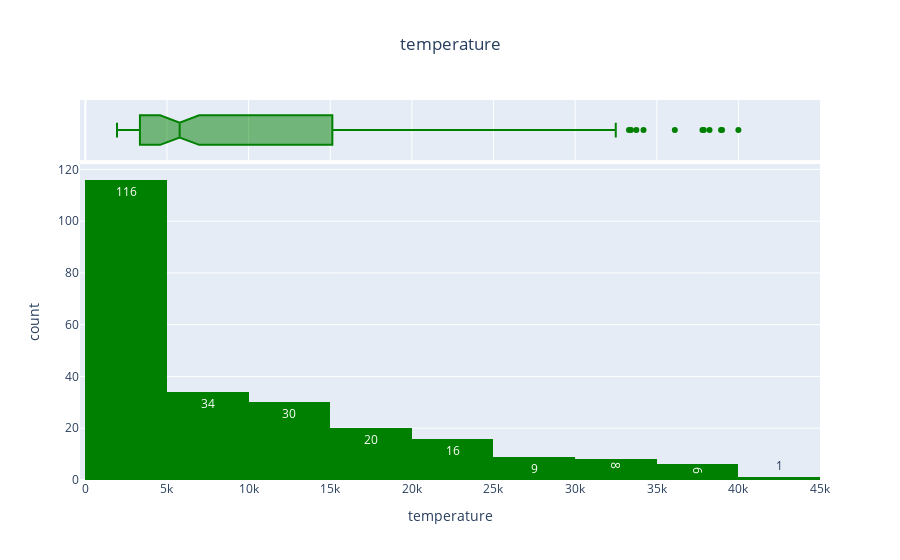
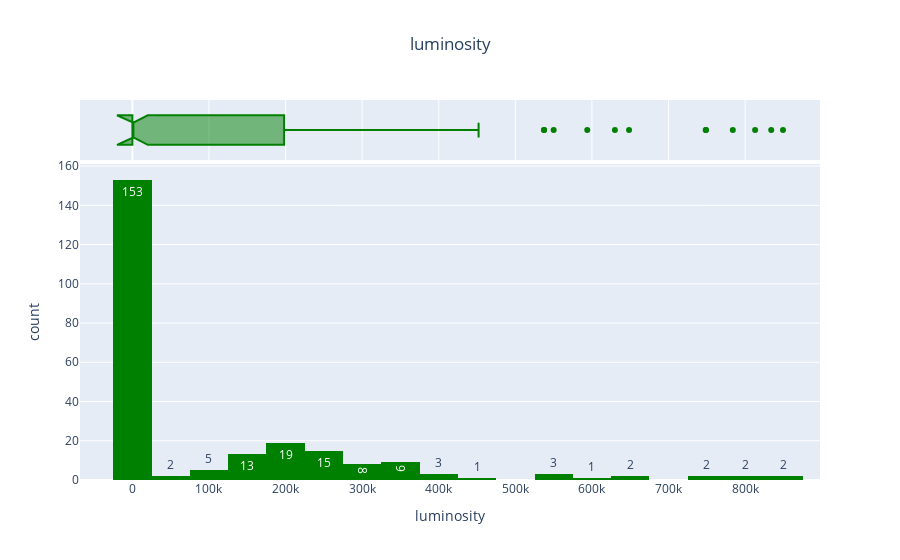
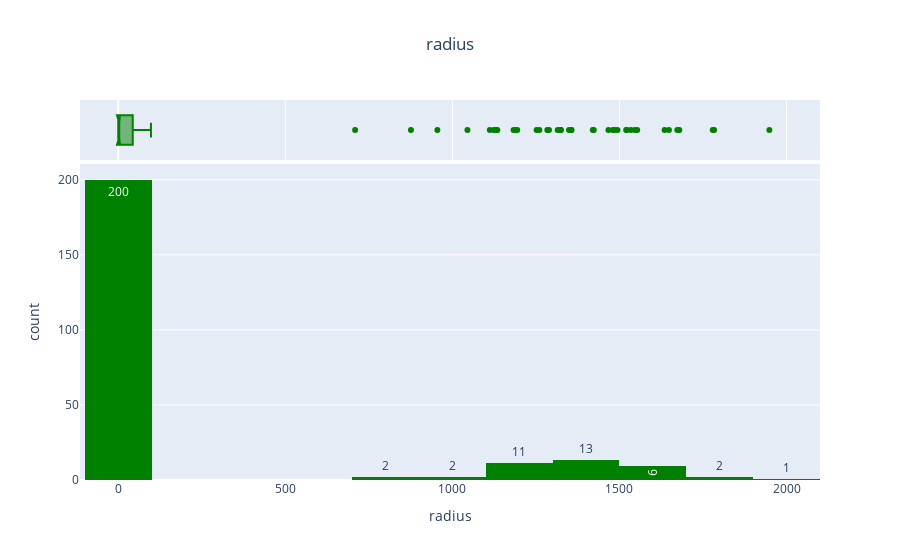
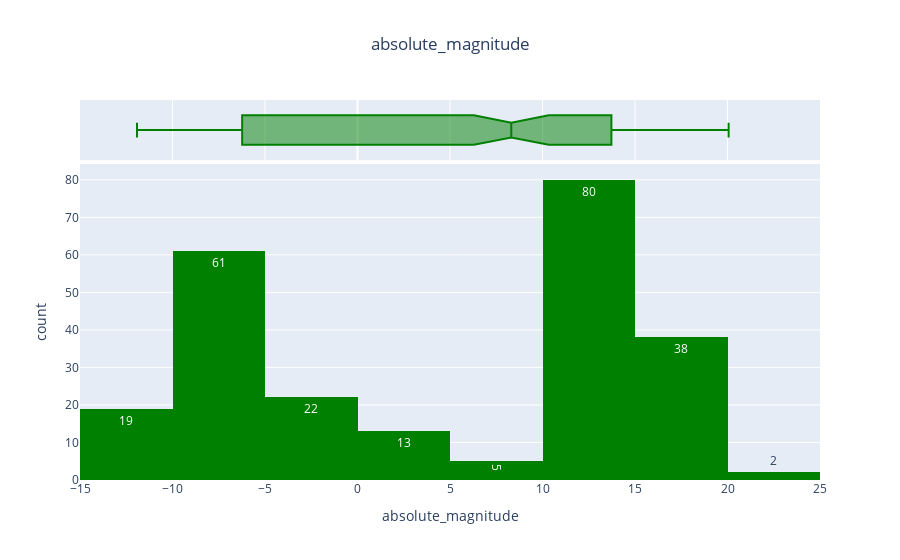

The cell these charts' notebook holds for them, in order:
### Code cell
for i in df.columns:
    print()
    fig=px.histogram(df,i,title=f'{i}',color_discrete_sequence=['green'],marginal='box',text_auto=True)
    fig.update_layout(title_x=0.5)
    fig.show()
    print("-------------------------------------------------------------------------------")

### Figure 1 — Plotly figure (JSON) as saved in the notebook; plotly's stock layout.template omitted (floating-point values rounded to 4 significant figures; data arrays with more than 128 entries replaced by an {"elided": "..."} marker saying what was removed)
{"data": [{"alignmentgroup": "True", "bingroup": "x", "hovertemplate": "temperature=%{x}<br>count=%{y}<extra></extra>", "legendgroup": "", "marker": {"color": "green", "pattern": {"shape": ""}}, "name": "", "offsetgroup": "", "orientation": "v", "showlegend": false, "texttemplate": "%{value}", "type": "histogram", "x": {"elided": "240 int values"}, "xaxis": "x", "yaxis": "y"}, {"alignmentgroup": "True", "hovertemplate": "temperature=%{x}<extra></extra>", "legendgroup": "", "marker": {"color": "green"}, "name": "", "notched": true, "offsetgroup": "", "showlegend": false, "type": "box", "x": {"elided": "240 int values"}, "xaxis": "x2", "yaxis": "y2"}], "layout": {"barmode": "relative", "legend": {"tracegroupgap": 0}, "title": {"text": "temperature", "x": 0.5}, "xaxis": {"anchor": "y", "domain": [0, 1], "title": {"text": "temperature"}}, "xaxis2": {"anchor": "y2", "domain": [0, 1], "matches": "x", "showgrid": true, "showticklabels": false}, "yaxis": {"anchor": "x", "domain": [0, 0.8316], "title": {"text": "count"}}, "yaxis2": {"anchor": "x2", "domain": [0.8416, 1], "matches": "y2", "showgrid": false, "showline": false, "showticklabels": false, "ticks": ""}}}

### Figure 2 — Plotly figure (JSON) as saved in the notebook; plotly's stock layout.template omitted (floating-point values rounded to 4 significant figures; data arrays with more than 128 entries replaced by an {"elided": "..."} marker saying what was removed)
{"data": [{"alignmentgroup": "True", "bingroup": "x", "hovertemplate": "luminosity=%{x}<br>count=%{y}<extra></extra>", "legendgroup": "", "marker": {"color": "green", "pattern": {"shape": ""}}, "name": "", "offsetgroup": "", "orientation": "v", "showlegend": false, "texttemplate": "%{value}", "type": "histogram", "x": {"elided": "240 float values"}, "xaxis": "x", "yaxis": "y"}, {"alignmentgroup": "True", "hovertemplate": "luminosity=%{x}<extra></extra>", "legendgroup": "", "marker": {"color": "green"}, "name": "", "notched": true, "offsetgroup": "", "showlegend": false, "type": "box", "x": {"elided": "240 float values"}, "xaxis": "x2", "yaxis": "y2"}], "layout": {"barmode": "relative", "legend": {"tracegroupgap": 0}, "title": {"text": "luminosity", "x": 0.5}, "xaxis": {"anchor": "y", "domain": [0, 1], "title": {"text": "luminosity"}}, "xaxis2": {"anchor": "y2", "domain": [0, 1], "matches": "x", "showgrid": true, "showticklabels": false}, "yaxis": {"anchor": "x", "domain": [0, 0.8316], "title": {"text": "count"}}, "yaxis2": {"anchor": "x2", "domain": [0.8416, 1], "matches": "y2", "showgrid": false, "showline": false, "showticklabels": false, "ticks": ""}}}

### Figure 3 — Plotly figure (JSON) as saved in the notebook; plotly's stock layout.template omitted (floating-point values rounded to 4 significant figures; data arrays with more than 128 entries replaced by an {"elided": "..."} marker saying what was removed)
{"data": [{"alignmentgroup": "True", "bingroup": "x", "hovertemplate": "radius=%{x}<br>count=%{y}<extra></extra>", "legendgroup": "", "marker": {"color": "green", "pattern": {"shape": ""}}, "name": "", "offsetgroup": "", "orientation": "v", "showlegend": false, "texttemplate": "%{value}", "type": "histogram", "x": {"elided": "240 float values"}, "xaxis": "x", "yaxis": "y"}, {"alignmentgroup": "True", "hovertemplate": "radius=%{x}<extra></extra>", "legendgroup": "", "marker": {"color": "green"}, "name": "", "notched": true, "offsetgroup": "", "showlegend": false, "type": "box", "x": {"elided": "240 float values"}, "xaxis": "x2", "yaxis": "y2"}], "layout": {"barmode": "relative", "legend": {"tracegroupgap": 0}, "title": {"text": "radius", "x": 0.5}, "xaxis": {"anchor": "y", "domain": [0, 1], "title": {"text": "radius"}}, "xaxis2": {"anchor": "y2", "domain": [0, 1], "matches": "x", "showgrid": true, "showticklabels": false}, "yaxis": {"anchor": "x", "domain": [0, 0.8316], "title": {"text": "count"}}, "yaxis2": {"anchor": "x2", "domain": [0.8416, 1], "matches": "y2", "showgrid": false, "showline": false, "showticklabels": false, "ticks": ""}}}

### Figure 4 — Plotly figure (JSON) as saved in the notebook; plotly's stock layout.template omitted (floating-point values rounded to 4 significant figures; data arrays with more than 128 entries replaced by an {"elided": "..."} marker saying what was removed)
{"data": [{"alignmentgroup": "True", "bingroup": "x", "hovertemplate": "absolute_magnitude=%{x}<br>count=%{y}<extra></extra>", "legendgroup": "", "marker": {"color": "green", "pattern": {"shape": ""}}, "name": "", "offsetgroup": "", "orientation": "v", "showlegend": false, "texttemplate": "%{value}", "type": "histogram", "x": {"elided": "240 float values"}, "xaxis": "x", "yaxis": "y"}, {"alignmentgroup": "True", "hovertemplate": "absolute_magnitude=%{x}<extra></extra>", "legendgroup": "", "marker": {"color": "green"}, "name": "", "notched": true, "offsetgroup": "", "showlegend": false, "type": "box", "x": {"elided": "240 float values"}, "xaxis": "x2", "yaxis": "y2"}], "layout": {"barmode": "relative", "legend": {"tracegroupgap": 0}, "title": {"text": "absolute_magnitude", "x": 0.5}, "xaxis": {"anchor": "y", "domain": [0, 1], "title": {"text": "absolute_magnitude"}}, "xaxis2": {"anchor": "y2", "domain": [0, 1], "matches": "x", "showgrid": true, "showticklabels": false}, "yaxis": {"anchor": "x", "domain": [0, 0.8316], "title": {"text": "count"}}, "yaxis2": {"anchor": "x2", "domain": [0.8416, 1], "matches": "y2", "showgrid": false, "showline": false, "showticklabels": false, "ticks": ""}}}
